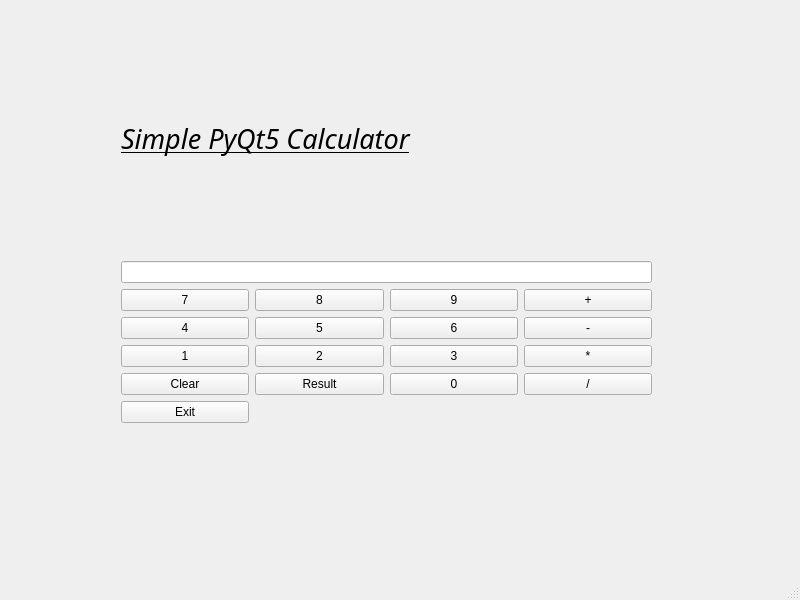
<?xml version="1.0" encoding="UTF-8"?>
<ui version="4.0">
 <class>MainWindow</class>
 <widget class="QMainWindow" name="MainWindow">
  <property name="geometry">
   <rect>
    <x>0</x>
    <y>0</y>
    <width>800</width>
    <height>600</height>
   </rect>
  </property>
  <property name="windowTitle">
   <string>MainWindow</string>
  </property>
  <widget class="QWidget" name="centralwidget">
   <widget class="QWidget" name="">
    <property name="geometry">
     <rect>
      <x>121</x>
      <y>22</y>
      <width>531</width>
      <height>401</height>
     </rect>
    </property>
    <layout class="QGridLayout" name="gridLayout">
     <item row="0" column="0" colspan="3">
      <widget class="QLabel" name="label">
       <property name="font">
        <font>
         <family>Vivaldi</family>
         <pointsize>20</pointsize>
         <italic>true</italic>
         <underline>true</underline>
        </font>
       </property>
       <property name="text">
        <string>Simple PyQt5 Calculator</string>
       </property>
      </widget>
     </item>
     <item row="1" column="0" colspan="4">
      <widget class="QLineEdit" name="mainLineEdit"/>
     </item>
     <item row="2" column="0">
      <widget class="QPushButton" name="b7">
       <property name="text">
        <string>7</string>
       </property>
      </widget>
     </item>
     <item row="2" column="1">
      <widget class="QPushButton" name="b8">
       <property name="text">
        <string>8</string>
       </property>
      </widget>
     </item>
     <item row="2" column="2">
      <widget class="QPushButton" name="b9">
       <property name="text">
        <string>9</string>
       </property>
      </widget>
     </item>
     <item row="2" column="3">
      <widget class="QPushButton" name="bPlus">
       <property name="text">
        <string>+</string>
       </property>
      </widget>
     </item>
     <item row="3" column="0">
      <widget class="QPushButton" name="b4">
       <property name="text">
        <string>4</string>
       </property>
      </widget>
     </item>
     <item row="3" column="1">
      <widget class="QPushButton" name="b5">
       <property name="text">
        <string>5</string>
       </property>
      </widget>
     </item>
     <item row="3" column="2">
      <widget class="QPushButton" name="b6">
       <property name="text">
        <string>6</string>
       </property>
      </widget>
     </item>
     <item row="3" column="3">
      <widget class="QPushButton" name="bMinus">
       <property name="text">
        <string>-</string>
       </property>
      </widget>
     </item>
     <item row="4" column="0">
      <widget class="QPushButton" name="b1">
       <property name="text">
        <string>1</string>
       </property>
      </widget>
     </item>
     <item row="4" column="1">
      <widget class="QPushButton" name="b2">
       <property name="text">
        <string>2</string>
       </property>
      </widget>
     </item>
     <item row="4" column="2">
      <widget class="QPushButton" name="b3">
       <property name="text">
        <string>3</string>
       </property>
      </widget>
     </item>
     <item row="4" column="3">
      <widget class="QPushButton" name="bTimes">
       <property name="text">
        <string>*</string>
       </property>
      </widget>
     </item>
     <item row="5" column="0">
      <widget class="QPushButton" name="clearButton">
       <property name="text">
        <string>Clear</string>
       </property>
      </widget>
     </item>
     <item row="5" column="1">
      <widget class="QPushButton" name="resultButton">
       <property name="text">
        <string>Result</string>
       </property>
      </widget>
     </item>
     <item row="5" column="2">
      <widget class="QPushButton" name="b0">
       <property name="text">
        <string>0</string>
       </property>
      </widget>
     </item>
     <item row="5" column="3">
      <widget class="QPushButton" name="bDivide">
       <property name="text">
        <string>/</string>
       </property>
      </widget>
     </item>
     <item row="6" column="0">
      <widget class="QPushButton" name="exitButton">
       <property name="text">
        <string>Exit</string>
       </property>
      </widget>
     </item>
    </layout>
   </widget>
  </widget>
  <widget class="QMenuBar" name="menubar">
   <property name="geometry">
    <rect>
     <x>0</x>
     <y>0</y>
     <width>800</width>
     <height>26</height>
    </rect>
   </property>
  </widget>
  <widget class="QStatusBar" name="statusbar"/>
 </widget>
 <resources/>
 <connections/>
</ui>
